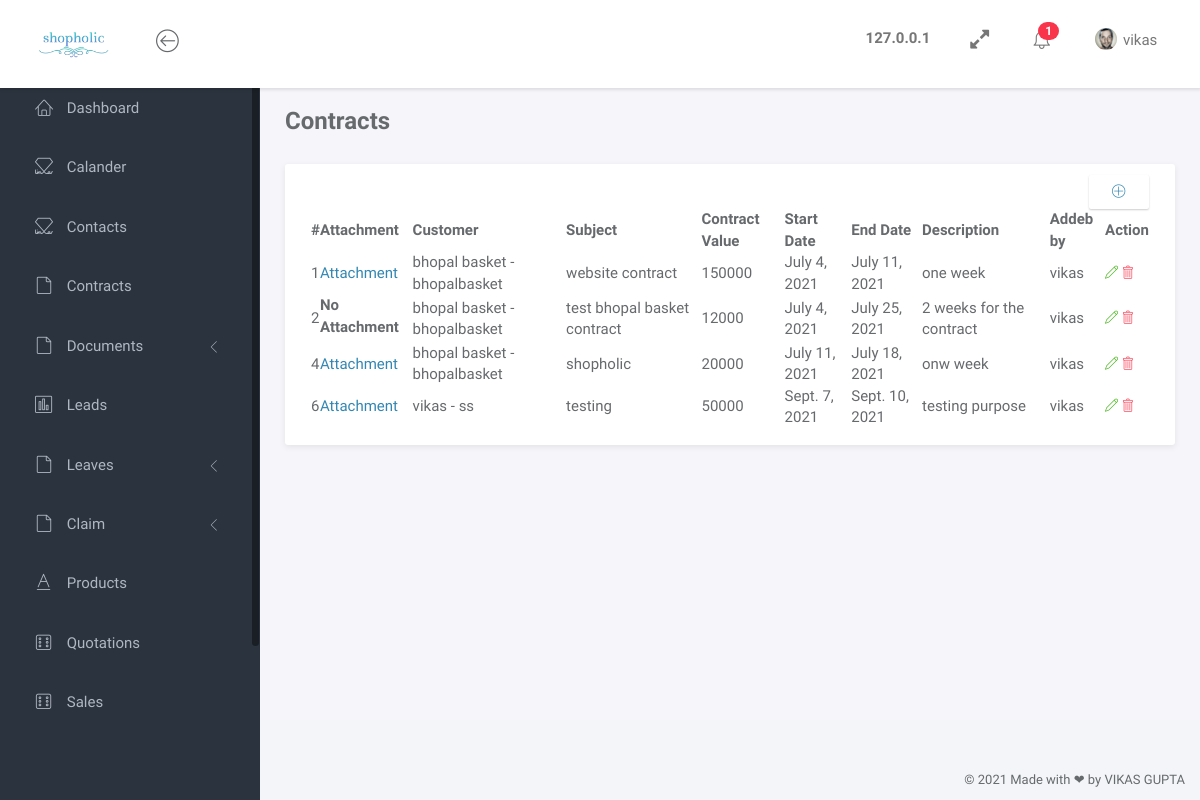
Page /contracts (signed in) on the committed database.
### shopping/models.py (models this page shows, shortened)
class Contract(models.Model):
    attachment = models.FileField(upload_to='contractsfile', blank=True, null=True)
    customer = models.ForeignKey(Contact, on_delete=DO_NOTHING)
    subject = models.CharField(max_length=200)
    contract_value = models.BigIntegerField()
    start_date = models.DateField()
    end_date = models.DateField()
    description = models.TextField(max_length=300)
    addedby = models.ForeignKey(User, on_delete=DO_NOTHING,)

class Contact(models.Model):
    user_image = models.ImageField(upload_to='images/contact', blank=True, null=True)
    full_name = models.CharField(max_length=200)
    user_email = models.EmailField()
    user_phone = models.BigIntegerField()
    user_position = models.CharField(max_length=200)
    company_name = models.CharField(max_length=200)
    company_location = models.CharField(max_length=200)
    addedby = models.ForeignKey(User, on_delete=models.CASCADE,)

### shopping/views.py (the view)
# urls.py: path('contracts', views.contracts, name="contracts"),
@login_required(login_url='login')
def contracts(request):
    context = {}
    x_forwarded_for = request.META.get('HTTP_X_FORWARDED_FOR')
    if x_forwarded_for:
        ip = x_forwarded_for.split(',')[0]
    else:
        ip = request.META.get('REMOTE_ADDR')
    context["ip_address"] = ip
    context["eventdata"] = Events.objects.filter(addedby=request.user.id, eventdate=date.today()).all()
    context["eventcount"] = Events.objects.filter(addedby=request.user.id, eventdate=date.today()).count()
    context["data"] = Contract.objects.all()
    return render(request, "User/contract/contracts.html", context)

### shopping/templates/User/contract/contracts.html
{% load static %}
{% include 'User/head.html' %}
		<div class="main">
			<div class="main-content">
				<div class="container-fluid">
					<h3 class="page-title"><b>Contracts</b></h3>
					<div id="toastr-demo" class="panel">
						<div class="panel-body">
							<div class="col text-right mb-2">
								<a href="addcontract" class="btn btn-light" ><i class="lnr lnr-plus-circle"></i></a>
							</div>
							<div class="table-responsive">
								<table id="example" class="display nowrap" style="width:100%">
									<thead>
										<tr>
											<th>#</th>
											<th>Attachment</th>
											<th>Customer</th>
											<th>Subject</th>
											<th>Contract Value</th>
											<th>Start Date</th>
											<th>End Date</th>
											<th>Description</th>
											<th>Addeb by</th>
											<th>Action</th>
										</tr>
									</thead>
									<tbody>
											{% for da in data %}
											<tr>
												<td>{{ da.id }}</td>
												{% if da.attachment %}
													<td><a href="media/{{ da.attachment }}" download>Attachment</a></td>
												{% else %}
													<td><label>No Attachment</label></td>
												{% endif %}
												<td>{{ da.customer.full_name }} - {{ da.customer.company_name }}</td>
												<td>{{ da.subject }}</td>
												<td>{{ da.contract_value }}</td>
												<td>{{ da.start_date }}</td>
												<td>{{ da.end_date }}</td>
												<td>{{ da.description }}</td>
												<td>{{ da.addedby }}</td>
												<td>
													<a class="link" href="editcontract/{{ da.id }}">
														<span class="lnr lnr-pencil text-success"></span>
													</a>
													<a class="link" onclick="return confirm('Are you sure you want to delete this Contract ?');" href="deletecontract/{{ da.id }}">
														<span class="lnr lnr-trash text-danger"></span>
													</a>
												</td>
											</tr>
											{% endfor %}
									</tbody>
								</table>
							</div>
						</div>
					</div>
				</div>
			</div>
		</div>
		{% include 'User/foot2.html' %}

### shopping/templates/User/head.html (shortened to what this page needs)
{% load static %}
<!doctype html>
<html lang="en">
<head>
	<link rel="stylesheet" href="{% static 'css/bootstrap.css' %}">
	<link rel="stylesheet" href="{% static 'vendor/bootstrap/css/bootstrap.min.css' %}">
	<link rel="stylesheet" href="{% static 'vendor/font-awesome/css/font-awesome.min.css' %}">
	<link rel="stylesheet" href="{% static 'vendor/linearicons/style.css' %}">
	<link rel="stylesheet" href="{% static 'css/main.css' %}">
	<link rel="stylesheet" type="text/css" href="https://cdn.datatables.net/1.10.24/css/jquery.dataTables.css">
    <link href="{% static 'node_modules/fullcalendar/main.css' %}" rel='stylesheet' />
</head>
<body>
	<div id="wrapper">
		<nav class="navbar navbar-default navbar-expand-lg navbar-fixed-top">
			<div class="brand">
				<a href="home"><img src="{% static 'images/img/mylogo.png' %}" width="70" alt="shopholic Logo" class="img-responsive logo"></a>
			</div>
			<div class="container-fluid">
				<div class="navbar-btn">
					<button type="button" class="btn-toggle-fullwidth"><i class="lnr lnr-arrow-left-circle"></i></button>
				</div>
				<div id="navbar-menu">
					<ul class="nav navbar-nav navbar-right">
						<li>
							<a class="text-dark" title="Current ip address" style="cursor: pointer;"><b>{{ ip_address }}</b></a>
						</li>
						<li>
							<a class="text-dark" title="Full Screen" onclick="maxWindow()" style="cursor: pointer;"><i class="fa fa-expand" id="togglescreen"></i></a>
						</li>
						<li class="dropdown">
							<a href="#" class="dropdown-toggle icon-menu" data-toggle="dropdown">
								<span class="badge bg-danger">{{ eventcount }}</span>
							</a>
						</li>
						<li class="dropdown">
							<a href="#" class="dropdown-toggle" data-toggle="dropdown"><img src="{% static 'images/img/user.png' %}" class="img-circle" alt="Avatar"> <span>{{ user.get_username }}</span>&ensp;</a>
						</li>
					</ul>
				</div>
			</div>
		</nav>
		<div id="sidebar-nav" class="sidebar">
			<div class="sidebar-scroll">
				<nav>
					<ul class="nav">
						<li><a href="home" class=""><i class="lnr lnr-home"></i> <span>Dashboard</span></a></li>
						<li><a href="calander" class=""><i class="lnr lnr-linearicons"></i> <span>Calander</span></a></li>
						{% if perms.shopping.view_contact %}
						<li><a href="contact" class=""><i class="lnr lnr-linearicons"></i> <span>Contacts</span></a></li>
						{% endif %}
						{% if perms.shopping.view_contract %}
						<li><a href="contracts" class=""><i class="lnr lnr-file-empty"></i> <span>Contracts</span></a></li>
						{% endif %}
						{% if perms.shopping.view_documents %}
						<li>
							<a href="#subPages2" data-toggle="collapse" class="collapsed"><i class="lnr lnr-file-empty"></i> <span>Documents</span> <i class="icon-submenu lnr lnr-chevron-left"></i></a>
						</li>
						{% endif %}
						<li><a href="lead" class=""><i class="lnr lnr-chart-bars"></i> <span>Leads</span></a></li>
						<li>
							<a href="#subPages3" data-toggle="collapse" class="collapsed"><i class="lnr lnr-file-empty"></i> <span>Leaves</span> <i class="icon-submenu lnr lnr-chevron-left"></i></a>
						</li>
						<li>
							<a href="#subPages4" data-toggle="collapse" class="collapsed"><i class="lnr lnr-file-empty"></i> <span>Claim</span> <i class="icon-submenu lnr lnr-chevron-left"></i></a>
						</li>
						<li><a href="products" class=""><i class="lnr lnr-text-format"></i> <span>Products</span></a></li>
						<li><a href="quotation" class=""><i class="lnr lnr-dice"></i> <span>Quotations</span></a></li>
						<li><a href="sales" class=""><i class="lnr lnr-dice"></i> <span>Sales</span>&emsp;</a></li>
					</ul>
				</nav>
			</div>
		</div>

### shopping/static/css/main.css (style rules this page uses)
html { position: relative; min-height: 100%; }
body { background-color: #F3F5F8; font-family: "Source Sans Pro", sans-serif; font-size: 15px; color: #676a6d; }
a { color: #3287B2; }
th { font-weight: 600; }
.page-title { margin-top: 0; margin-bottom: 30px; font-weight: 300; }
#wrapper .sidebar { -webkit-transition: all 0.3s ease-in-out; -moz-transition: all 0.3s ease-in-out; -ms-transition: all 0.3s ease-in-out; -o-transition: all 0.3s ease-in-out; transition: all 0.3s ease-in-out; width: 260px; height: 100%; float: left; background-color: #2B333E; position: fixed; left: 0; }
#wrapper .main { -webkit-transition: all 0.3s ease-in-out; -moz-transition: all 0.3s ease-in-out; -ms-transition: all 0.3s ease-in-out; -o-transition: all 0.3s ease-in-out; transition: all 0.3s ease-in-out; width: calc(100% - 260px); left: 0; position: relative; float: right; background-color: #f5f5fa; }
#wrapper #sidebar-nav, #wrapper .main { padding-top: 80px; }
.main-content { padding: 28px 10px; }
.navbar-default { -webkit-transition: all 0.3s ease-in-out; -moz-transition: all 0.3s ease-in-out; -ms-transition: all 0.3s ease-in-out; -o-transition: all 0.3s ease-in-out; transition: all 0.3s ease-in-out; -moz-box-shadow: 1px 2px 3px rgba(0, 0, 0, 0.1); -webkit-box-shadow: 1px 2px 3px rgba(0, 0, 0, 0.1); box-shadow: 1px 2px 3px rgba(0, 0, 0, 0.1); -webkit-border-radius: 0; -moz-border-radius: 0; border-radius: 0; padding: 0; margin: 0; border: none; background-color: #fff; }
.navbar-default .brand { float: left; padding: 30px 39px; background-color: #fff; }
.navbar-btn { float: left; padding: 16px 0; }
.navbar-btn button { font-size: 24px; padding: 4px 8px; line-height: .7; border: none; background: none; outline: none; }
.navbar-nav .icon-menu { display: inline-block; vertical-align: middle; *vertical-align: auto; *zoom: 1; *display: inline; padding-top: 28px; padding-bottom: 28px; position: relative; }
.navbar-nav .icon-menu .badge { position: absolute; top: 22px; right: 16px; }
.navbar-nav > li > a { padding: 28px 20px; }
.navbar-nav > li > a > i { font-size: 22px; margin-right: 2px; vertical-align: middle; }
.navbar-nav > li > a > span { position: relative; top: 2px; }
.navbar-nav > li > a img { width: 22px; margin-right: 2px; }
@media screen and (min-width: 768px) { .navbar-nav.navbar-right { margin-right: 0; } }
.sidebar { z-index: 9; }
.sidebar .nav > li > a { padding: 18px 30px; color: #AEB7C2; border-left: 5px solid transparent; }
.sidebar .nav > li > a[data-toggle="collapse"] .icon-submenu { display: inline-block; vertical-align: middle; *vertical-align: auto; *zoom: 1; *display: inline; -webkit-transition: all 0.2s ease-out; -moz-transition: all 0.2s ease-out; -ms-transition: all 0.2s ease-out; -o-transition: all 0.2s ease-out; transition: all 0.2s ease-out; float: right; position: relative; top: 5px; font-size: 12px; line-height: 1.1; -moz-transform: rotate(-90deg); -ms-transform: rotate(-90deg); -webkit-transform: rotate(-90deg); transform: rotate(-90deg); }
.sidebar .nav > li > a[data-toggle="collapse"].collapsed .icon-submenu { -moz-transform: rotate(0deg); -ms-transform: rotate(0deg); -webkit-transform: rotate(0deg); transform: rotate(0deg); }
.sidebar .nav i { margin-right: 10px; font-size: 18px; }
.sidebar .nav span { -webkit-transition: all 0.3s ease-in-out; -moz-transition: all 0.3s ease-in-out; -ms-transition: all 0.3s ease-in-out; -o-transition: all 0.3s ease-in-out; transition: all 0.3s ease-in-out; position: relative; top: -2px; }
.text-success { color: #41B314; }
.text-danger { color: #F9354C; }
.btn { -webkit-border-radius: 2px; -moz-border-radius: 2px; border-radius: 2px; -moz-box-shadow: 0px 1px 2px 0 rgba(0, 0, 0, 0.2); -webkit-box-shadow: 0px 1px 2px 0 rgba(0, 0, 0, 0.2); box-shadow: 0px 1px 2px 0 rgba(0, 0, 0, 0.2); padding: 6px 22px; }
.panel { -webkit-border-radius: 3px; -moz-border-radius: 3px; border-radius: 3px; -moz-box-shadow: 0 2px 6px rgba(0, 0, 0, 0.08); -webkit-box-shadow: 0 2px 6px rgba(0, 0, 0, 0.08); box-shadow: 0 2px 6px rgba(0, 0, 0, 0.08); background-color: #fff; margin-bottom: 30px; }
.panel .panel-heading, .panel .panel-body, .panel .panel-footer { padding-left: 25px; padding-right: 25px; }
.panel .panel-body { padding-top: 10px; padding-bottom: 15px; }
.bg-danger { background-color: #F9354C; }

### shopping/templates/User/head.html (style rules this page uses)
.link .lnr { font-size: small; }

### rows in the picture
Contract: id "1", customer.full_name "bhopal basket", customer.company_name "bhopalbasket", subject "website contract", contract_value "150000", start_date "July 4, 2021", end_date "July 11, 2021", description "one week", addedby "vikas"
Contract: id "2", attachment "No Attachment", customer.full_name "bhopal basket", customer.company_name "bhopalbasket", subject "test bhopal basket contract", contract_value "12000", start_date "July 4, 2021", end_date "July 25, 2021", description "2 weeks for the contract", addedby "vikas"
Contract: id "4", customer.full_name "bhopal basket", customer.company_name "bhopalbasket", subject "shopholic", contract_value "20000", start_date "July 11, 2021", end_date "July 18, 2021", description "onw week", addedby "vikas"
Contract: id "6", customer.full_name "vikas", customer.company_name "ss", subject "testing", contract_value "50000", start_date "Sept. 7, 2021", end_date "Sept. 10, 2021", description "testing purpose", addedby "vikas"

### other values in the picture
{{ ip_address }} "127.0.0.1"
{{ eventcount }} "1"
{{ user.get_username }} "vikas"
